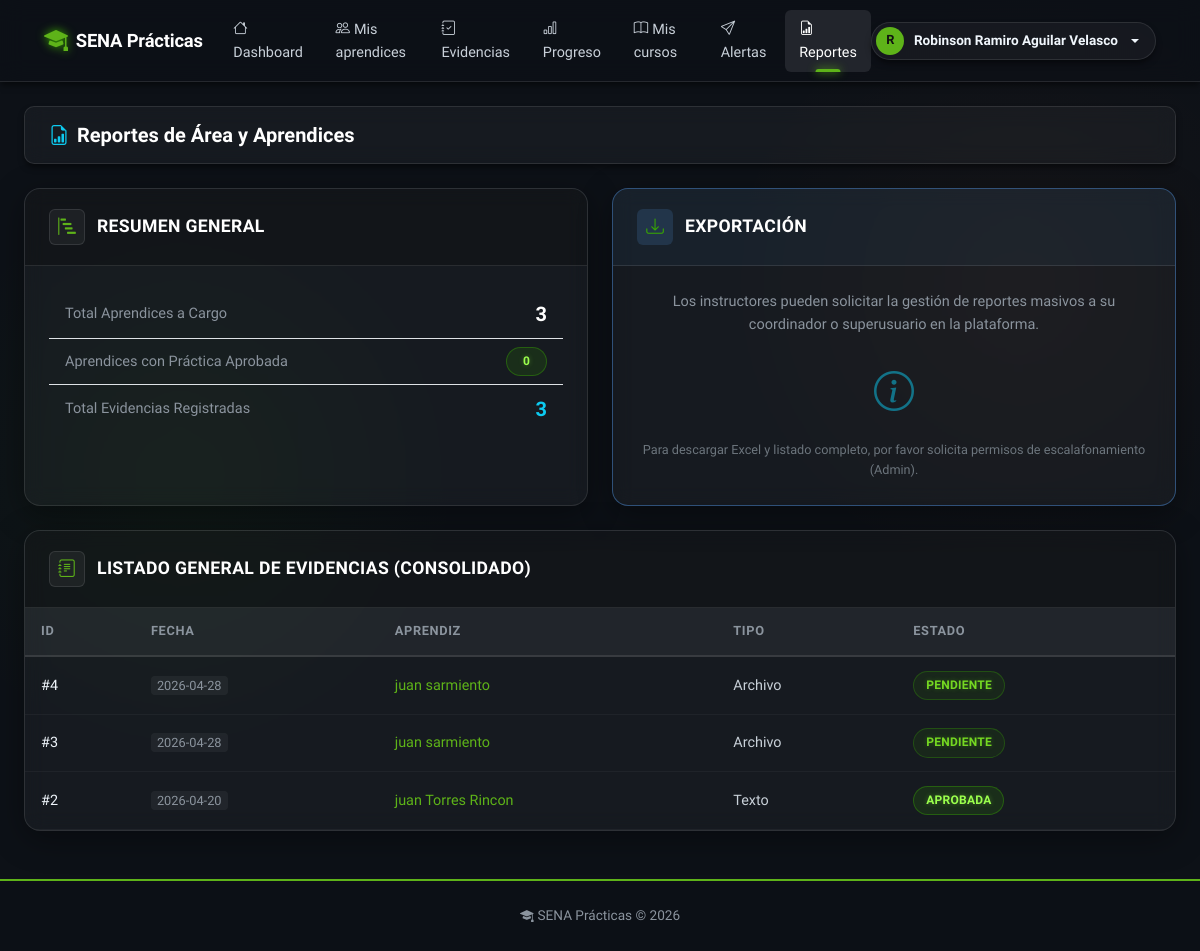
The page /instructor/reportes (signed in) on the database as committed earlier.
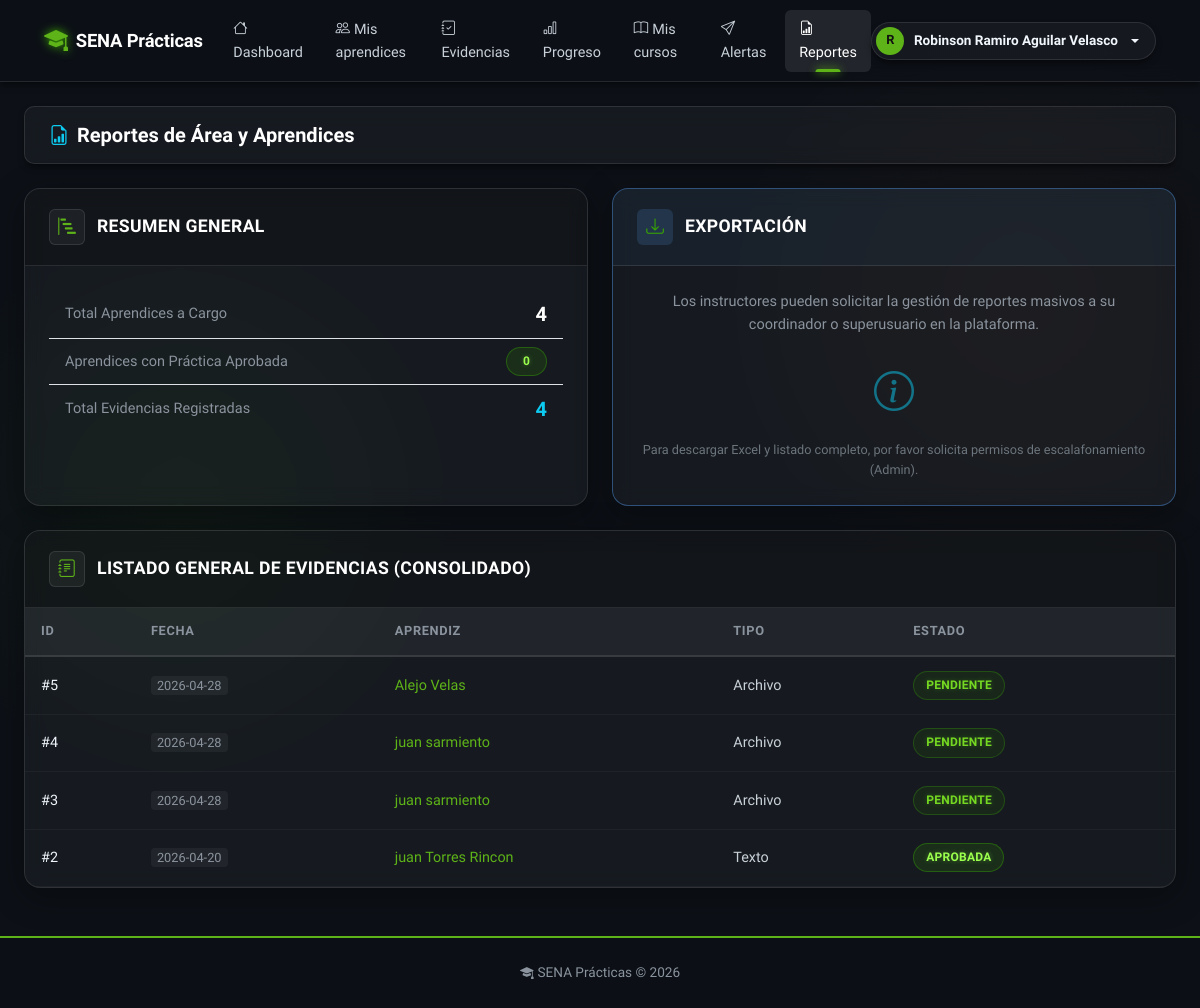
The same page on the database as committed later.
### app/models/evidencia.py (models this page shows)
class Evidencia(db.Model):
    __tablename__ = 'evidencia'
    id_evidencia   = db.Column(db.Integer, primary_key=True)
    id_aprendiz    = db.Column(db.Integer, db.ForeignKey('aprendiz.id_aprendiz'), nullable=False)
    tipo           = db.Column(db.Enum('archivo', 'enlace', 'texto'), nullable=False)
    contenido      = db.Column(db.Text)
    fecha_entrega  = db.Column(db.DateTime, default=lambda: datetime.now(timezone.utc))
    estado         = db.Column(db.Enum('Entregada', 'Revisada', 'Aprobada', 'No Aprobada'))
    observaciones  = db.Column(db.Text)
    bitacora       = db.Column(db.String(25))
    actas          = db.Column(db.String(25))
    aprendiz       = db.relationship('Aprendiz', back_populates='evidencias')

### app/models/usuario.py (models this page shows, shortened)
class Usuario(db.Model, UserMixin):
    __tablename__ = 'usuario'
    id_usuario       = db.Column(db.Integer, primary_key=True)
    tipo_documento   = db.Column(db.String(20))
    numero_documento = db.Column(db.String(30))
    nombres          = db.Column(db.String(100), nullable=False)
    apellidos        = db.Column(db.String(100), nullable=False)
    correo           = db.Column(db.String(100), unique=True, nullable=False)
    telefono         = db.Column(db.String(20))
    password_hash    = db.Column(db.String(255), nullable=False)
    estado           = db.Column(db.Boolean, default=True)
    fecha_creacion   = db.Column(db.DateTime, default=lambda: datetime.now(timezone.utc))
    roles            = db.relationship('UsuarioRol', back_populates='usuario')
    instructor       = db.relationship('Instructor', back_populates='usuario', uselist=False)
    aprendiz         = db.relationship('Aprendiz', back_populates='usuario', uselist=False)
    historial        = db.relationship('HistorialCambios', back_populates='usuario')
    notificaciones   = db.relationship('Notificacion', back_populates='usuario')

### app/routes/instructor.py (the view)
@bp.route('/reportes')
@login_required
@role_required('instructor')
def reportes():
    aprendices = _aprendices_del_instructor()
    ids = [ap.id_aprendiz for ap in aprendices]
    evidencias = (Evidencia.query
                  .filter(Evidencia.id_aprendiz.in_(ids))
                  .order_by(Evidencia.fecha_entrega.desc()).all())
    return render_template('instructor/reportes.html',
                           aprendices=aprendices,
                           evidencias=evidencias)

### app/routes/instructor.py (called while the page is built)
def _get_instructor():
    return current_user.instructor

def _aprendices_del_instructor():
    inst = _get_instructor()
    if not inst:
        return []
    ids_cursos = [ci.id_curso for ci in inst.cursos]
    if not ids_cursos:
        return []
    ids_aprendiz = db.session.query(CursoAprendiz.id_aprendiz).filter(
        CursoAprendiz.id_curso.in_(ids_cursos)
    ).distinct().all()
    ids_aprendiz = [r[0] for r in ids_aprendiz]
    return Aprendiz.query.filter(Aprendiz.id_aprendiz.in_(ids_aprendiz)).all()

### app/utils.py (called while the page is built)
def role_required(*roles):
    def decorator(f):
        @wraps(f)
        def decorated(*args, **kwargs):
            if not current_user.is_authenticated:
                flash('Inicia sesión para continuar.', 'warning')
                return redirect(url_for('auth.login'))
            user_roles = {ur.rol.nombre.lower() for ur in current_user.roles}
            required = {r.lower() for r in roles}
            if not user_roles.intersection(required):
                flash('No tienes permiso para acceder a esa sección.', 'danger')
                return abort(403)
            return f(*args, **kwargs)
        return decorated
    return decorator

### app/templates/instructor/reportes.html (shortened to what the changed rows need)
{% extends 'base.html' %}
{% block content %}
<div class="page-toolbar">
  <h2 class="m-0" style="font-size: 1.25rem; font-weight: 600;"><i class="bi bi-file-earmark-bar-graph text-info me-2"></i>Reportes de Área y Aprendices</h2>
</div>
<div class="row g-4 mb-4">
  <div class="col-md-6">
    <div class="biblioteca-shell h-100">
      <div class="biblioteca-shell-body">
        <ul class="list-group list-group-flush list-group-dark">
          <li class="list-group-item d-flex justify-content-between align-items-center bg-transparent">
            <span class="text-muted">Total Aprendices a Cargo</span>
            <span class="fw-bold fs-5 text-white">{{ aprendices|length }}</span>
          </li>
            {% set total_aprobados = namespace(count=0) %}
            {% for ap in aprendices %}{% if ap.estado_practica == 'Aprobado' %}{% set total_aprobados.count = total_aprobados.count + 1 %}{% endif %}{% endfor %}
          <li class="list-group-item d-flex justify-content-between align-items-center bg-transparent border-default">
            <span class="text-muted">Total Evidencias Registradas</span>
            <span class="fw-bold fs-5 text-info">{{ evidencias|length }}</span>
          </li>
        </ul>
      </div>
    </div>
  </div>
</div>
<div class="biblioteca-shell">
  <div class="biblioteca-shell-body p-0">
    <div class="table-responsive">
      <table class="biblioteca-table mb-0">
         <thead>
           <tr>
             <th>ID</th>
             <th>Fecha</th>
             <th>Aprendiz</th>
             <th>Tipo</th>
             <th>Estado</th>
           </tr>
         </thead>
         <tbody>
           {% for ev in evidencias %}
            <tr>
              <td>#{{ ev.id_evidencia }}</td>
              <td><span class="ts-label">{{ ev.fecha_entrega.strftime('%Y-%m-%d') if ev.fecha_entrega else '--' }}</span></td>
              <td class="text-primary fw-medium">{{ ev.aprendiz.usuario.nombres }} {{ ev.aprendiz.usuario.apellidos }}</td>
              <td>{{ ev.tipo | capitalize }}</td>
              <td>
                {% if ev.estado == 'Entregada' %}<span class="badge-lib badge-cyan">Pendiente</span>
                {% elif ev.estado == 'Aprobada' %}<span class="badge-lib badge-green">Aprobada</span>
                {% elif ev.estado == 'No Aprobada' %}<span class="badge-lib badge-red">Rechazada</span>
                {% endif %}
              </td>
            </tr>
           {% else %}
            <tr><td colspan="5" class="text-center text-muted fst-italic py-4">No se han registrado evidencias aún.</td></tr>
           {% endfor %}
         </tbody>
      </table>
    </div>
  </div>
</div>
{% endblock %}

Rows that differ between the two databases and show on the page:
added Evidencia: id_evidencia "5", fecha_entrega "2026-04-28", aprendiz.usuario.nombres "Alejo", aprendiz.usuario.apellidos "Velas", tipo "Archivo", estado "PENDIENTE"
Other text that changed with them:
{{ aprendices|length }}: "3" → "4"
{{ evidencias|length }}: "3" → "4"
